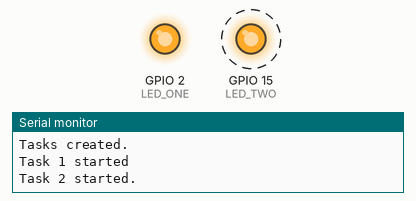
This sketch was run on a simulated ESP32. Shown: output pins drawn as LEDs (lit = HIGH), the last lines printed to the serial monitor. Dashed ring = blinking.

Above: at 0.1 s.
At 37.37 s:
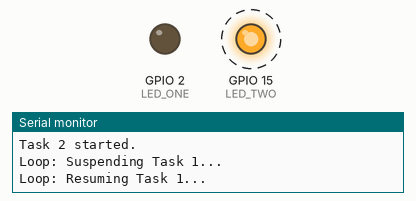
Timing chart, 0 to 40.0 s (numbered marks = the images above):
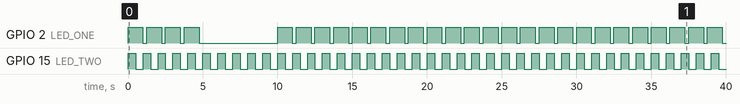

Measured:
- by itself, GPIO 2 (LED_ONE): goes 3 × (HIGH 1.0 s, LOW 0.25 s), HIGH 1.0 s, LOW 5.3 s, 23 × (HIGH 1.0 s, LOW 0.25 s), HIGH 1.0 s, then LOW
- by itself, GPIO 15 (LED_TWO): alternates HIGH for 0.50 s and LOW for 0.50 s

The sketch:

task1_task2.ino
```cpp
#define LED_ONE 2
#define LED_TWO 15

TaskHandle_t task1Handle = NULL;

// Task 1: Blink LED_ONE with variable ON/OFF delay
void task1(void *parameters) {
    Serial.println("Task 1 started");
    int *args = (int *)parameters;
    int delayOn = args[0];       // ON duration
    int delayOff = args[1];      // OFF duration

    while (true) {
        digitalWrite(LED_ONE, HIGH);         // Turn LED_ONE ON
        vTaskDelay(delayOn / portTICK_PERIOD_MS);
        digitalWrite(LED_ONE, LOW);          // Turn LED_ONE OFF
        vTaskDelay(delayOff / portTICK_PERIOD_MS);
    }
}

// Task 2: Blink LED_TWO with fixed 500ms ON/OFF
void task2(void *parameters) {
    Serial.println("Task 2 started.");
    while (true) {
        digitalWrite(LED_TWO, HIGH);         // Turn LED_TWO ON
        vTaskDelay(500 / portTICK_PERIOD_MS);
        digitalWrite(LED_TWO, LOW);          // Turn LED_TWO OFF
        vTaskDelay(500 / portTICK_PERIOD_MS);
    }
}

void setup() {
    Serial.begin(9600);
    Serial.println("Initializing tasks...");

    pinMode(LED_ONE, OUTPUT);  // Configure LED_ONE as output
    pinMode(LED_TWO, OUTPUT);  // Configure LED_TWO as output

    static int argArray[2] = {1000, 250}; // Task1 ON=1000ms, OFF=250ms

    // Create Task 1
    xTaskCreate(task1, "Task 1", 1000, (void *)argArray, 1, &task1Handle);
    // Create Task 2
    xTaskCreate(task2, "Task 2", 1000, NULL, 1, NULL);

    Serial.println("Tasks created.");
}

void loop() {
    vTaskDelay(5000 / portTICK_PERIOD_MS);

    Serial.println("Loop: Suspending Task 1...");
    vTaskSuspend(task1Handle);          // Suspend Task 1
    vTaskDelay(5000 / portTICK_PERIOD_MS);

    Serial.println("Loop: Resuming Task 1...");
    vTaskResume(task1Handle);           // Resume Task 1

    vTaskSuspend(NULL);                 // Suspend loop task indefinitely
}
```
